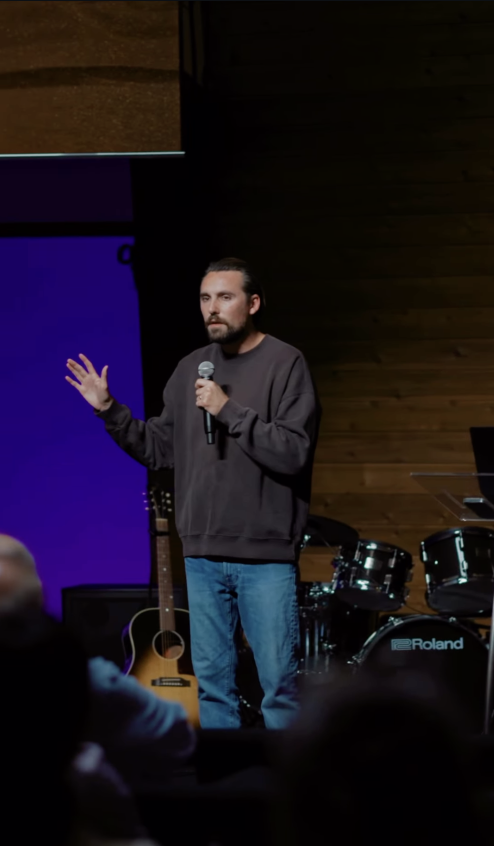
#> input picture thumbnails/pastor-library/josh-01.png, 988 x 1692 px (shown at 1/2 size)
$ python -i clean_caption.py   (imports and definitions only)
#> lines starting #> are read from the running program, lines starting #| are printed output that depends on the picture; after the words box and inside, x2 and y2 are one past the last pixel; in counts of white or black regions, pixels touching at a corner belong together
#> further down, picture is the input picture: shape (1692, 988, 3); mean B, G, R 28.9, 18, 25.4
#!/usr/bin/env python3
"""Remove a burned-in Shorts/Reels caption from a video frame without touching anything else.

    python3 clean_caption.py frame.png out.png --word "to you" [--band 0.50,0.62]

Nano Banana 2 (kie) is asked for a caption-free copy of the frame, but only its pixels UNDER
the caption letters are used: the plate is aligned to the frame with ECC (the caption rows
masked out), and pasted inside a dilated mask of the white letters, colour-matched to the real
pixels around them with a local low-frequency correction. The face is never repainted -- NB2
changes Josh's likeness (rejected 2026-09-28), so outside the letters every pixel is the frame's
own. Recipe proven 2026-10-01 and 10-25 (see the thumbnail-pipeline memory); promoted from a
session scratchpad 2026-11-27 because Shorts became a regular photo source.

--band is the caption's vertical extent as fractions of the frame height (default: found by
looking for a row band of large white blobs between 40% and 75% of the height).
"""
import argparse, hashlib, sys
from pathlib import Path
import cv2
import numpy as np

sys.path.insert(0, str(Path.home() / "ai-os" / "tools" / "media-gen"))


def caption_mask(img, band=None):
    """White caption letters: bright, low-saturation blobs at least 16 px tall in the caption rows.
    Small white things (shirt buttons, a mic's ring) are left out by the height test."""
    H, W = img.shape[:2]
#> H = 1692; W = 988
    hsv = cv2.cvtColor(img, cv2.COLOR_BGR2HSV)
#> hsv: shape (1692, 988, 3); mean H, S, V 82.7, 182.8, 38
    white = ((hsv[..., 2] > 225) & (hsv[..., 1] < 40)).astype(np.uint8)
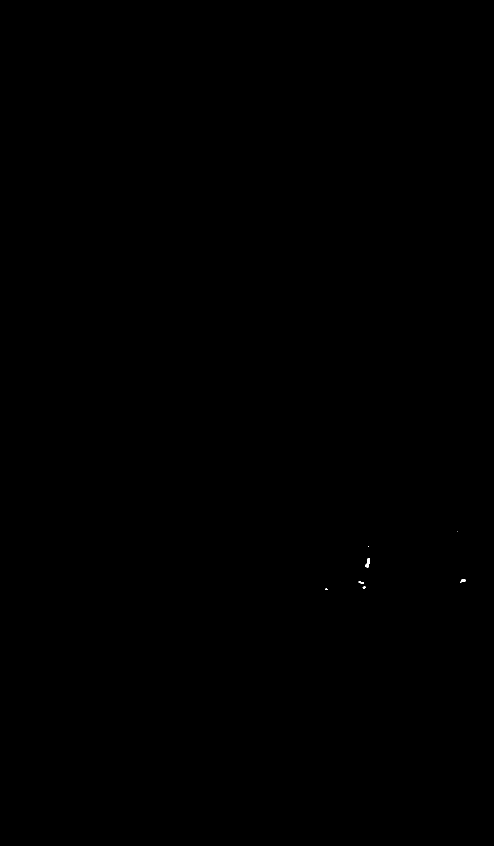
#> white: shape (1692, 988) (shown at 1/2 size); values 0 (black) and 1 (white), 0.01% white; 7 white regions (3 under 20 px), largest, box (x1, y1, x2, y2) and area: (730, 1116, 740, 1135) 107, (920, 1158, 932, 1165) 46, (717, 1162, 728, 1168) 34, (725, 1172, 731, 1177) 21
    lo, hi = (int(band[0] * H), int(band[1] * H)) if band else (int(.40 * H), int(.75 * H))
#> lo = 676; hi = 1269
    zone = np.zeros_like(white); zone[lo:hi] = 1
    n, lab, st, _ = cv2.connectedComponentsWithStats(white * zone)
#> lab: shape (1692, 988) int32; 8 distinct labels, from 0 to 7
#> n = 8; st = [[0, 0, 988, 1692, 1671472], [914, 1063, 1, 1, 1], [736, 1093, 2, 1, 2], [730, 1116, 10, 19, 107], [920, 1158, 12, 7, 46], [717, 1162, 11, 6, 34], [725, 1172, 6, 5, 21], [650, 1177, 5, 3, 13]]
    keep = np.zeros_like(white)
    for i in range(1, n):
        if st[i, cv2.CC_STAT_HEIGHT] >= 16 and st[i, cv2.CC_STAT_AREA] >= 60:
            keep[lab == i] = 1
#> keep: shape (1692, 988); values 0 (black) and 1 (white), 0.01% white; 1 white region, box (x1, y1, x2, y2) and area: (730, 1116, 740, 1135) 107
    if not band and keep.any():                 # tighten to the rows the letters actually use
        rows = np.where(keep.any(axis=1))[0]
#> rows = 19 values from 1116 to 1134
        lo, hi = max(0, rows[0] - 20), min(H, rows[-1] + 20)
#> lo = 1096; hi = 1154
        keep[:lo] = 0; keep[hi:] = 0
    return cv2.dilate(keep, cv2.getStructuringElement(cv2.MORPH_ELLIPSE, (13, 13))), (lo, hi)


# [57 lines left out: functions nb2_plate, align, colour_match, main, not called in this run]


# [2 lines not run here, left out]

>>> import cv2
>>> picture = cv2.imread('pastor-library/josh-01.png')
>>> result = caption_mask(picture)
